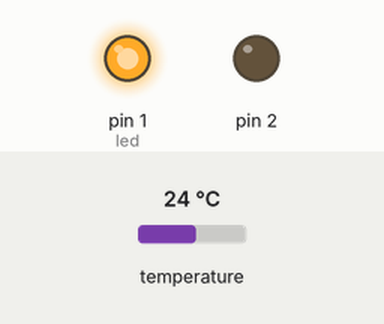
This sketch was run on a simulated Arduino Uno, built with avr-gcc and run on an emulated ATmega328P. Shown: output pins drawn as LEDs (lit = HIGH). The test bench sets the inputs (shaded band); at power-on: temperature 24 °C.

Above: at 2.27 s.
2.3 s: temperature set to 7.6 °C
At 7.6 s:
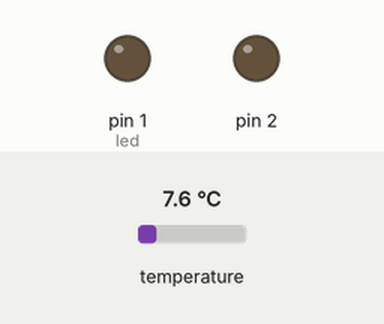
10.2 s: temperature set to 6.6 °C
At 14.3 s:
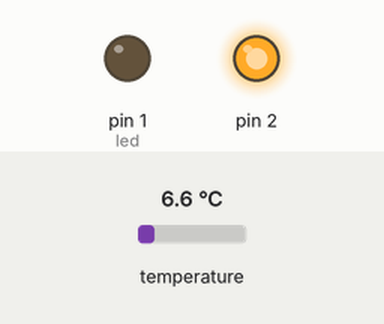
17.1 s: temperature set to 12 °C
At 22.4 s:
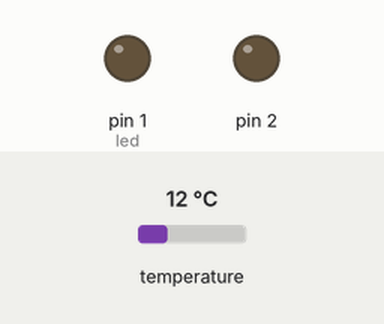
24.0 s: temperature set to 6 °C
At 28.38 s:
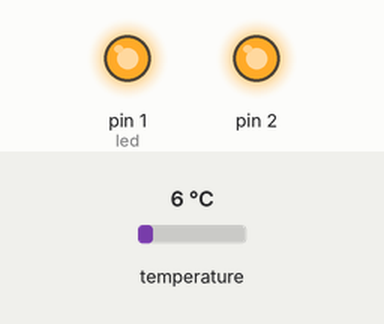
Timing chart, 0 to 31.9 s (numbered marks = the images above; inputs shaded):
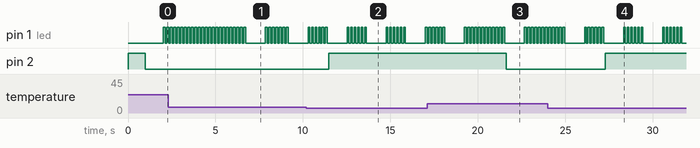

The sketch:

HotBox.ino
```cpp
#include <OneWire.h>

OneWire  ds(0);  // on pin 10
 int led = 1;
 // the setup routine runs once when you press reset:
void setup() {
  // initialize the digital pin as an output.
  pinMode(led, OUTPUT);
  pinMode(2, OUTPUT);
  digitalWrite(led, LOW);
  digitalWrite(2,HIGH);
  delay(1000);
  digitalWrite(2,LOW);

}

// the loop routine runs over and over again forever:
void loop() {
    byte i;
    byte type_s;
    byte present = 0;
    byte data[12];
    byte addr[8];
    float celsius;


    // turn off LED to indicate everything OK
    if ( !ds.search(addr) ) {
      ds.reset_search();
      return;
    }
    // the first ROM byte indicates which chip
    switch (addr[0]) {
    case 0x10:
      //Serial.println("  Chip = DS18S20");  // or old DS1820
      type_s = 1;
      break;
    case 0x28:
      //Serial.println("  Chip = DS18B20");
      //indicate(2,2000);
      type_s = 0;
      break;
    case 0x22:
      //Serial.println("  Chip = DS1822");
      type_s = 0;
      break;
    default:
      while(1)  // loop forever if no DS182x found
        ;
  }

    if ( addr[0] != 0x28 ) {

       return;
    }

    ds.reset();
    ds.select(addr);
    ds.write(0x44,1);
    delay(1000);

    present = ds.reset();
    ds.select(addr);
    ds.write(0xBE);
    for ( i = 0; i < 9; i++) {
      data[i] = ds.read();
    }

    unsigned int raw = (data[1] << 8) | data[0];
    if (type_s) {
      raw = raw << 3; // 9 bit resolution default
      if (data[7] == 0x10) {
        // count remain gives full 12 bit resolution
        raw = (raw & 0xFFF0) + 12 - data[6];
      }
    } else {
      byte cfg = (data[4] & 0x60);
      if (cfg == 0x00) raw = raw << 3;  // 9 bit resolution, 93.75 ms
      else if (cfg == 0x20) raw = raw << 2; // 10 bit res, 187.5 ms
      else if (cfg == 0x40) raw = raw << 1; // 11 bit res, 375 ms
      // default is 12 bit resolution, 750 ms conversion time
    }
    celsius = (float)raw / 16.0;
    indicate(celsius,100);
    if ( celsius < 7.0 ) {
       digitalWrite(2,HIGH);
    } else {
      digitalWrite(2,LOW);
    }


}

void indicate( int howMany, int delayBetween ) {
 int m = 0;
 for ( m = 0; m < howMany; m++) {
      digitalWrite(led, HIGH);
      delay(delayBetween);
      digitalWrite(led, LOW);
      delay(delayBetween);
 }

 return;
}
```

Measured:
- the behaviour switches between 7 and 6.9 °C on temperature (found by bisection; images 1 and 2)
- after the input at 2.3 s, pin 1 (led): goes on until 9.2 s, then stays LOW
- after the input at 10.2 s, pin 2: LOW → HIGH after 1.3 s
- after the input at 17.1 s, pin 2: HIGH → LOW after 4.5 s
- after the input at 24.0 s, pin 2: LOW → HIGH after 3.3 s
